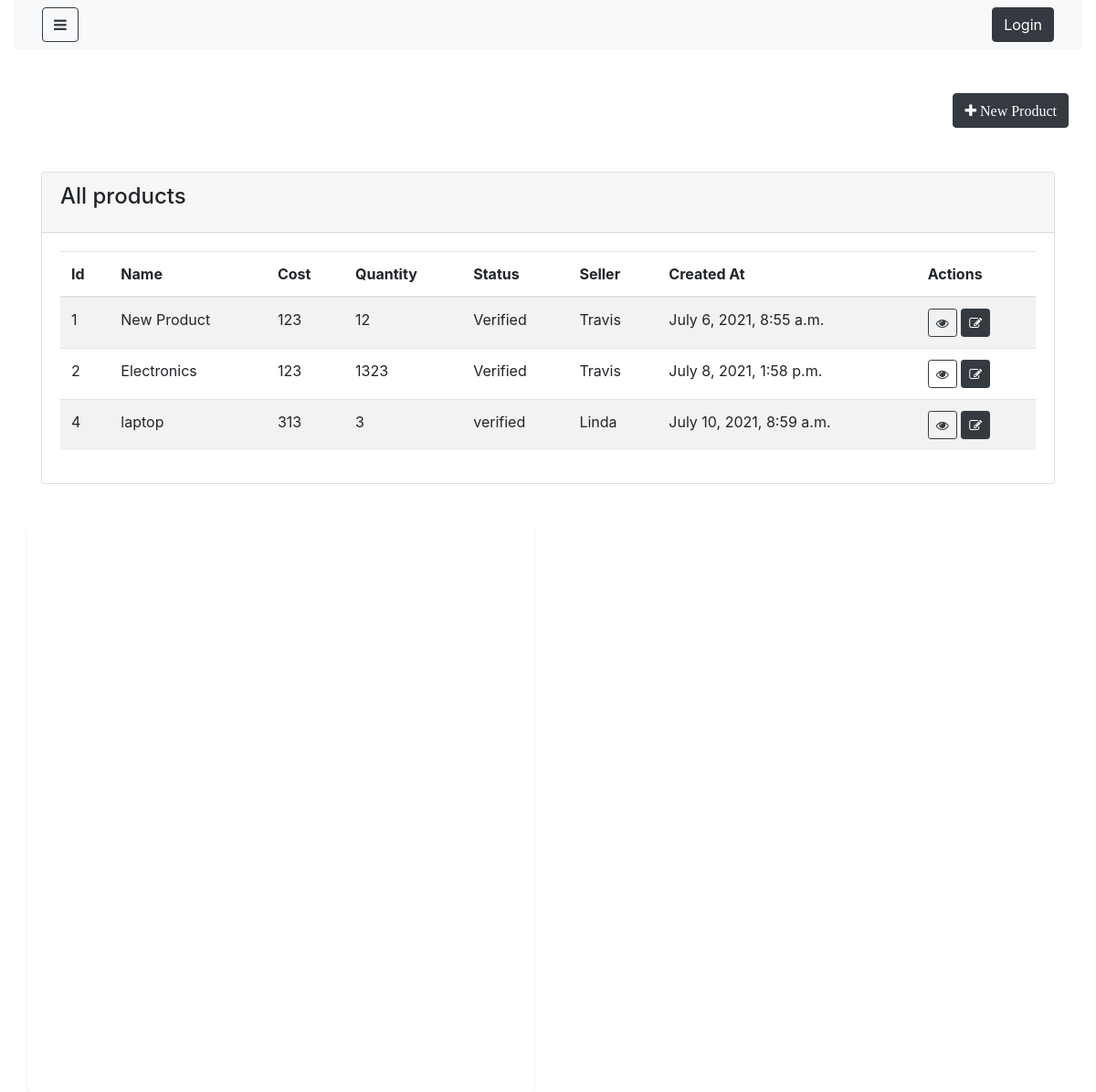
Screenshot of /products/ with the database file from the repository.
### shop/models.py (models this page shows, shortened)
class Product(models.Model):
    name=models.CharField(max_length=100, null=False, blank=False)
    cost=models.IntegerField(null= False, blank= False)
    quantity=models.IntegerField(null= False, blank= False)
    description=models.TextField(null=False, blank=False)
    image=models.FileField(upload_to='images')
    featured=models.BooleanField(default=False)
    status=models.CharField(max_length=100, null=False, blank=True, default='Unverified')
    category_id=models.ForeignKey('category',on_delete=models.CASCADE,blank=True,null=True)
    seller_id=models.ForeignKey('seller',on_delete=models.CASCADE,blank=True,null=True)
    created_at=models.DateTimeField(auto_now_add=True)
    updated_at= models.DateTimeField(auto_now_add=True)

class Seller(models.Model):
    name=models.CharField(max_length=100, null=False, blank=False)
    email=models.CharField(max_length=100, null=False, blank=False)
    phone_number=models.IntegerField(null= True, blank= True)
    business_number=models.IntegerField(null= True, blank= True)
    status=models.CharField(max_length=100, null=False, blank=True, default='Unverified')
    external_url=models.CharField(max_length=100, null=True, blank=True)
    password=models.CharField(max_length=100, null=False, blank=False)
    created_at=models.DateTimeField(auto_now_add=True)
    updated_at= models.DateTimeField(auto_now_add=True)
    def __str__(self):
        return self.name

### shop/views.py (the view)
# urls.py: path('products/',ProductList.as_view(),name="Product"),
class ProductList(ListView):
    login_required= True
    model =Product
    template_name= "shop/admin/product_list.html"

### shop/templates/shop/admin/product_list.html (shortened to what this page needs)
{% extends 'shop/admin/layouts/admin_master.html' %}
{% block content %}
<div class="container">
    <div class="row my-5">
        <a href="{% url 'Product_create' %}" class="btn btn-dark ml-auto" >
            <i class ="fa fa-plus" aria-hidden="true"> New Product </i>
        </a>
    </div>
    <div class="row justify-content-center my-5">
        <div class="col-lg-12">
            <div class="card">
                <div class="card-header">
                    <h4 class="card-title">All products</h4>
                </div>
                <div class="card-body">
                    <table class="table table-striped table-hover">
                        <thead>
                            <tr>
                                <th>Id</th>
                                <th>Name</th>
                                <th>Cost</th>
                                <th>Quantity</th>
                                <th>Status</th>
                                <th>Seller</th>
                                <th>Created At</th>
                                <th>Actions</th>
                            </tr>
                        </thead>
                        <tbody>
                            {% for object in object_list %}
                               <tr>
                                   <td>{{object.id}}</td>
                                   <td>{{object.name}}</td>
                                   <td>{{object.cost}}</td>
                                   <td>{{object.quantity}}</td>
                                   <td>{{object.status}}</td>
                                   <td>{{object.seller_id}}</td>
                                   <td>{{object.created_at}}</td>
                                   <td>
                                    <a href="{% url 'product_detail' object.id %}"
                                    class="btn btn-outline-dark btn-sm">
                                     <i class="fa fa-eye"></i>
                                   </a>
                                       <a href="{% url 'product_update' object.id %}"
                                        class="btn btn-dark btn-sm">
                                         <i class="fa fa-edit"></i>
                                       </a>
                                   </td>
                               </tr>
                            {% endfor %}
                        </tbody>
                    </table>
                </div>
            </div>
        </div>
    </div>
</div>
<div class="col-lg-6 col-md-12 h-100 ">
    <div class="card h-100 border-0 shadow-sm">
        <div class="card-body h-100">
        </div>
        </div>
    </div>
</div>
{% endblock %}

### ecommerce/static/style.css (style rules this page uses)
a, a:hover, a:focus { color: inherit; text-decoration: none; transition: all 0.3s; }

### rows the page displays
Product: id "1", name "New Product", cost "123", quantity "12", status "Verified", seller_id "Travis", created_at "July 6, 2021, 8:55 a.m."
Product: id "2", name "Electronics", cost "123", quantity "1323", status "Verified", seller_id "Travis", created_at "July 8, 2021, 1:58 p.m."
Product: id "4", name "laptop", cost "313", quantity "3", status "verified", seller_id "Linda", created_at "July 10, 2021, 8:59 a.m."
